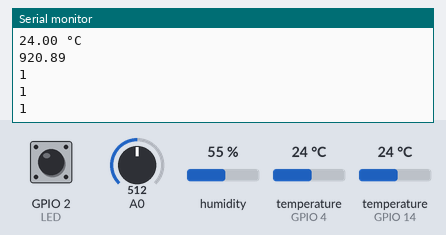
The sketch below on a simulated ESP8266 (NodeMCU). Shown: the last lines printed to the serial monitor. Inputs (shaded band) come from the test bench; at power-on: humidity 55 %, temperature (sensors on GPIO 4, GPIO 14) 24 °C, A0 = 512, GPIO 2 (LED) HIGH. WiFi joins after 1.5 s; servers stay silent unless stated; no MQTT or app messages arrive unless stated.

Above: at 7.9 s.
8.0 s: humidity set to 22 %
At 9.4 s:
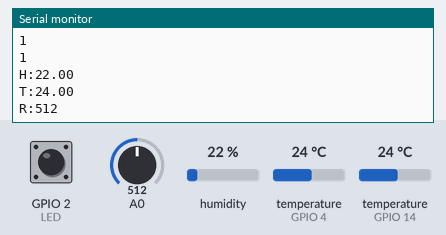
10.6 s: temperature (sensor on GPIO 4) set to 12 °C
At 11.6 s:
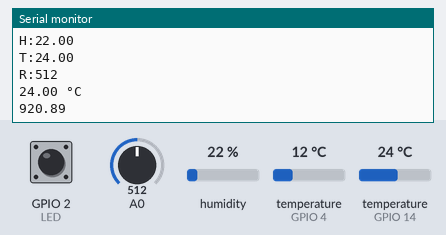
13.2 s: A0 set to 716
At 15.3 s:
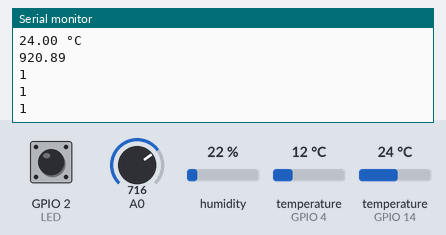
15.8 s: temperature (sensor on GPIO 14) set to 12 °C
At 17.7 s:
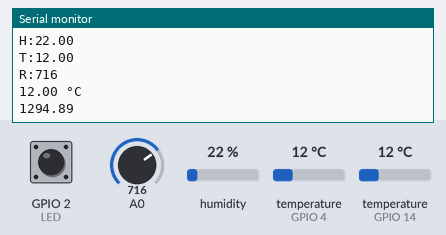
18.4 s: temperature (sensor on GPIO 4) set to 19 °C
21.0 s: A0 set to 992
At 24.5 s:
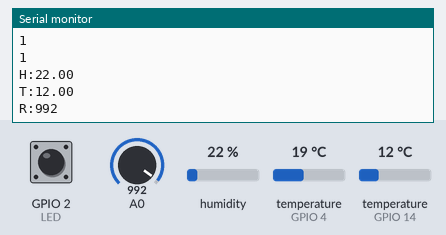
Timing chart, 0 to 24.6 s (numbered marks = the images above; inputs shaded):
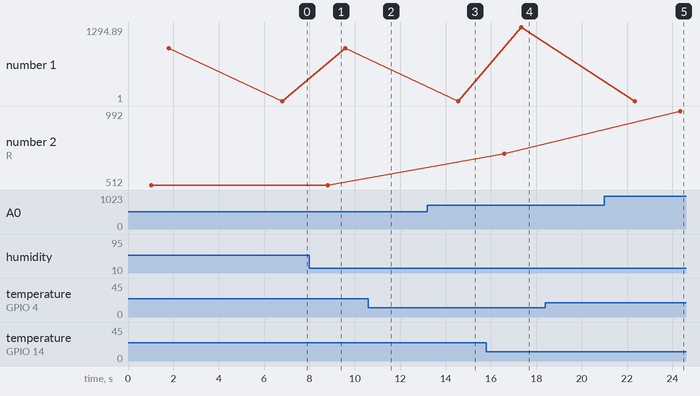

Measured:
- after the input at 8.0 s, the serial monitor: prints a new line after 0.80 s (image 1)
- after the input at 15.8 s, the serial monitor: prints a new line after 0.78 s (image 4)
- after the input at 21.0 s, the serial monitor: prints a new line after 3.4 s (image 5)
- plotted number 2: 716 → 992 after the input at 21.0 s

The sketch:

Temperature_Humidity.ino
```cpp
#include <ESP8266WiFi.h>
#include <Ticker.h>
#include <AsyncMqttClient.h>

#define WIFI_SSID "AndroidAP"
#define WIFI_PASSWORD "rnq20cck"

#define MQTT_HOST IPAddress(192, 168, 43, 224)
#define MQTT_PORT 1883

#include <WiFiClient.h>
#include <ESP8266WebServer.h>

#include "DHTesp.h"  //DHT11 Library for ESP

#define LED 2        //On board LED
#define DHTpin 14    //D5 of NodeMCU is GPIO14

#include <OneWire.h>
#include <DallasTemperature.h>

// Der PIN D2 (GPIO 4) wird als BUS-Pin verwendet
#define ONE_WIRE_BUS 4

OneWire oneWire(ONE_WIRE_BUS);
DallasTemperature DS18B20(&oneWire);

float vref = 3.3;
float resolution = vref/1023;


// In dieser Variable wird die Temperatur gespeichert
float temperature;

DHTesp dht;

float humidity, temperature2;

AsyncMqttClient mqttClient;
Ticker mqttReconnectTimer;

WiFiEventHandler wifiConnectHandler;
WiFiEventHandler wifiDisconnectHandler;
Ticker wifiReconnectTimer;

void connectToWifi() {
  Serial.println("Connecting to Wi-Fi...");
  WiFi.begin(WIFI_SSID, WIFI_PASSWORD);
}

void connectToMqtt() {
  Serial.println("Connecting to MQTT...");
  mqttClient.connect();
  mqttClient.setWill("system/status", 1, true, "ende");
}

void onWifiConnect(const WiFiEventStationModeGotIP& event) {
  Serial.println("Connected to Wi-Fi.");
  connectToMqtt();
}

void onWifiDisconnect(const WiFiEventStationModeDisconnected& event) {
  Serial.println("Disconnected from Wi-Fi.");
  mqttReconnectTimer.detach(); // ensure we don't reconnect to MQTT while reconnecting to Wi-Fi
  wifiReconnectTimer.once(2, connectToWifi);
}

void onMqttConnect(bool sessionPresent) {
  Serial.println("Connected to MQTT.");
  Serial.print("Session present: ");
  Serial.println(sessionPresent);
}

void onMqttDisconnect(AsyncMqttClientDisconnectReason reason) {
  Serial.println("Disconnected from MQTT.");

  if (WiFi.isConnected()) {
    mqttReconnectTimer.once(2, connectToMqtt);
  }
}

void setup() {
  Serial.begin(115200);
  Serial.println();

  wifiConnectHandler = WiFi.onStationModeGotIP(onWifiConnect);
  wifiDisconnectHandler = WiFi.onStationModeDisconnected(onWifiDisconnect);

  mqttClient.onConnect(onMqttConnect);
  mqttClient.onDisconnect(onMqttDisconnect);
  mqttClient.setServer(MQTT_HOST, MQTT_PORT);

  connectToWifi();
   // DS18B20 initialisieren
  DS18B20.begin();

    dht.setup(DHTpin, DHTesp::DHT11); //for DHT11 Connect DHT sensor to GPIO 17
  //dht.setup(DHTpin, DHTesp::DHT22); //for DHT22 Connect DHT sensor to GPIO 17
 handleADC();

}


void handleADC() {
 int rain = analogRead(A0);

 digitalWrite(LED,!digitalRead(LED)); //Toggle LED on data request ajax

 //Get Humidity temperatue data after request is complete
 //Give enough time to handle client to avoid problems
  delay(dht.getMinimumSamplingPeriod());

  humidity = dht.getHumidity();
  temperature2 = dht.getTemperature();

  Serial.print("H:");
  Serial.println(humidity);
  Serial.print("T:");
  Serial.println(temperature2); //dht.toFahrenheit(temperature));
  Serial.print("R:");
  Serial.println(rain);


     DS18B20.requestTemperatures();
  temperature = DS18B20.getTempCByIndex(0);

  // Ausgabe im seriellen Monitor
  Serial.println(String(temperature) + " °C");


  float temperature3 = analogRead(A0);
 temperature3 = (temperature3*resolution);
 temperature3 = temperature3*1023;
 temperature3 = (temperature3 - 32) * 5/9;
 Serial.println(temperature3);

   // 5 Sekunden warten
  delay(5000);

  uint16_t packetIdPub2 = mqttClient.publish("temperature_detection/1", 1, true, String(temperature).c_str());
  Serial.println(packetIdPub2);

    uint16_t packetIdPub3 = mqttClient.publish("humidity", 1, true, String(humidity).c_str());
  Serial.println(packetIdPub3);

      uint16_t packetIdPub4 = mqttClient.publish("temperature_detection/2", 1, true, String(temperature3).c_str());
  Serial.println(packetIdPub4);
}


void loop() {
  delay(1000);
  handleADC();

}
```
